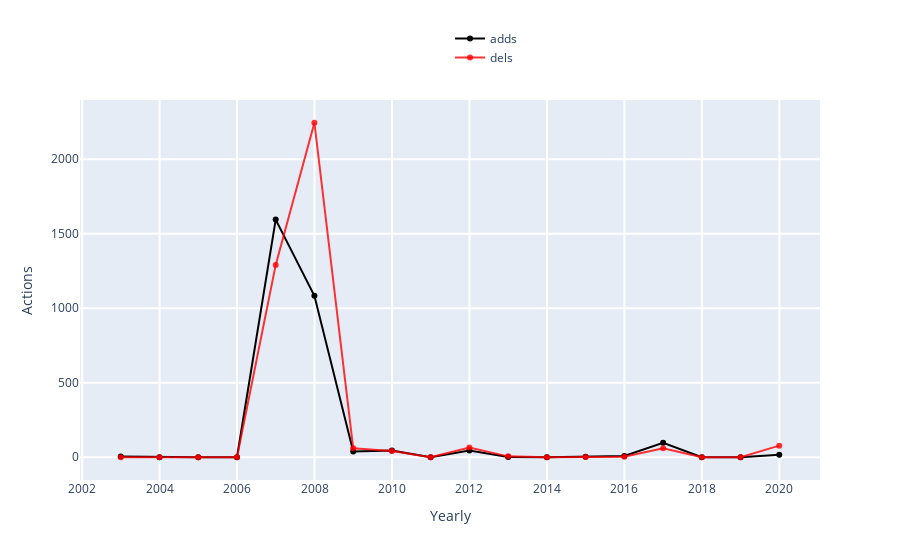

The code cell stored with this chart in its notebook:
### Code cell
### ----------------------------------------------------------------------------------- ###
### TRY YOURSELF! THIS IS WHAT WILL HAPPEN WHEN YOU CLICK 'Show Actions Details' BUTTON ###
### ----------------------------------------------------------------------------------- ###

## This is the page you used ##
print('The page that is being used:', the_page['title'])

## Continue to use our data from A.1; first convert the date to the type datetime ##
total_actions['year_month'] = pd.to_datetime(total_actions['year_month'])

## visualization, core visual code lies in ActionsListener, then the interact function    ##
## make it interactive, mode details see:                                                 ##
## https://github.com/gesiscss/wikiwho_demo/blob/master/visualization/actions_listener.py ##

# Define a ActionsListener instance
actions_listener = ActionsListener(total_actions)

# Which types do those actions have?
actions_types = (total_actions.columns[4:16]).values.tolist()

# Visualization: try yourself by coding!
begin_date = date(2002, 3, 1)
end_date = date(2019, 4, 1)
editor_name = 'All'
frequency = 'Yearly' # 'Monthly'
black_line = 'adds' # Choose one from 'actions_types'. Note that 'black_line doesn't have 'None' option but others have.
red_line = 'dels'
blue_line = 'None'
green_line = 'None'

actions_listener.listen(
    _range = (begin_date, end_date),
    editor = editor_name,
    granularity = frequency,
    black = black_line,
    red = red_line,
    blue = blue_line,
    green = green_line
)

### Figure 1 — Plotly figure (JSON) as saved in the notebook; plotly's stock layout.template omitted (floating-point values rounded to 4 significant figures)
{"data": [{"marker": {"color": "rgba(0, 0, 0, 1)"}, "name": "adds", "type": "scatter", "x": ["2002-12-31T00:00:00", "2003-12-31T00:00:00", "2004-12-31T00:00:00", "2005-12-31T00:00:00", "2006-12-31T00:00:00", "2007-12-31T00:00:00", "2008-12-31T00:00:00", "2009-12-31T00:00:00", "2010-12-31T00:00:00", "2011-12-31T00:00:00", "2012-12-31T00:00:00", "2013-12-31T00:00:00", "2014-12-31T00:00:00", "2015-12-31T00:00:00", "2016-12-31T00:00:00", "2017-12-31T00:00:00", "2018-12-31T00:00:00", "2019-12-31T00:00:00"], "y": [5, 0, 0, 0, 1595, 1084, 39, 46, 0, 46, 2, 0, 3, 8, 97, 0, 0, 16]}, {"marker": {"color": "rgba(255, 0, 0, .8)"}, "name": "dels", "type": "scatter", "x": ["2002-12-31T00:00:00", "2003-12-31T00:00:00", "2004-12-31T00:00:00", "2005-12-31T00:00:00", "2006-12-31T00:00:00", "2007-12-31T00:00:00", "2008-12-31T00:00:00", "2009-12-31T00:00:00", "2010-12-31T00:00:00", "2011-12-31T00:00:00", "2012-12-31T00:00:00", "2013-12-31T00:00:00", "2014-12-31T00:00:00", "2015-12-31T00:00:00", "2016-12-31T00:00:00", "2017-12-31T00:00:00", "2018-12-31T00:00:00", "2019-12-31T00:00:00"], "y": [0, 0, 0, 0, 1291, 2245, 60, 42, 0, 65, 6, 0, 2, 3, 60, 0, 0, 78]}], "layout": {"barmode": "group", "hovermode": "closest", "legend": {"x": 0.5, "y": 1.2}, "showlegend": true, "xaxis": {"gridwidth": 2, "ticklen": 5, "title": {"text": "Yearly"}, "zeroline": true}, "yaxis": {"gridwidth": 2, "ticklen": 5, "title": {"text": "Actions"}}}}
